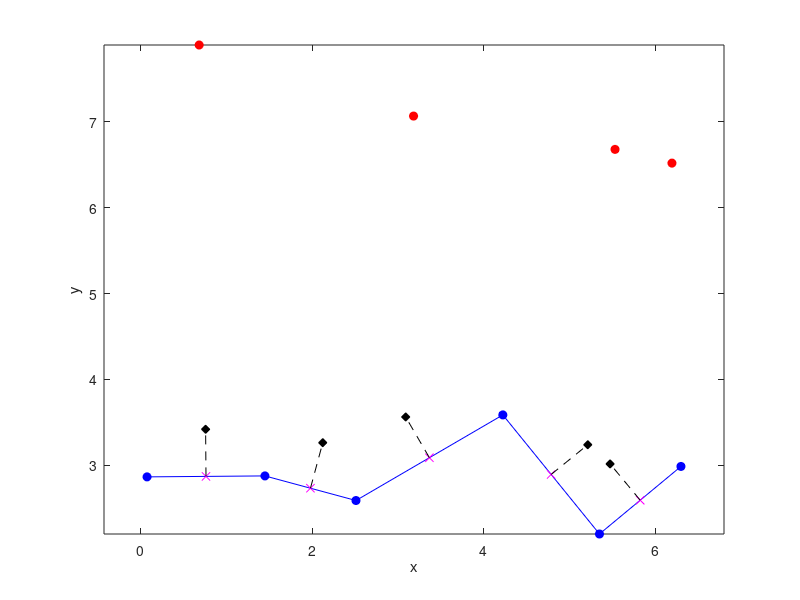

Write MATLAB code to recreate this figure. (Note: this script raises an error after producing the figure.)
clc;
close all;

showFig = true;
numLamps = 4;
numPatches = 5;
maxPwr = 1;
desiredillum = 0.01;

% Code for random generation
% rng(20222);
% lampPos = repmat([0.5 6], numLamps, 1) + 3*rand(numLamps, 2);
% lampPos(1:end, 1) = cumsum(lampPos(:, 1));
% patchPos = repmat([0 2], numPatches+1, 1) + 2*rand(numPatches+1, 2);
% patchPos(1:end, 1) = cumsum(patchPos(:, 1));
% lampPos(:, 1) = lampPos(:, 1) + patchPos(1, 1);

lampPos = [0.6838 7.8976; 3.1835 7.0690; 5.5327 6.6806; 6.1963 6.5203];
patchPos = [0.0762 2.8621; 1.4506 2.8733; 2.5122 2.5864; 4.2246 3.5846; 5.3512 2.1960; 6.3013 2.9838];

lampPos = complex(lampPos(:,1), lampPos(:,2));
patchPos = complex(patchPos(:,1), patchPos(:,2));
patchCenter = (patchPos(1:end-1) + patchPos(2:end))/2;
patchNorm = patchPos(2:end) - patchPos(1:end-1);
minPatchLength = min(abs(patchNorm))/2;
for p = 1:length(patchNorm)
    n = null([real(patchNorm(p)) imag(patchNorm(p))]);
    patchNorm(p) = minPatchLength*complex(n(1), n(2));
end

if showFig == true
    plot(lampPos, 'ro', 'MarkerFaceColor', 'auto');
    hold on;
    plot(patchPos, 'bo-', 'MarkerFaceColor', 'auto');
    plot(patchCenter, 'mx', 'MarkerFaceColor', 'auto');
    plot(patchNorm + patchCenter, 'kd', 'MarkerFaceColor', 'auto');
    for i=1:length(patchCenter),
        plot([patchCenter(i) patchNorm(i) + patchCenter(i)], 'k--', 'MarkerFaceColor', 'auto');
    end
    axis equal;
end
ylabel('y');
xlabel('x');

radDist = zeros(length(patchCenter), length(lampPos));
angShift = zeros(length(patchCenter), length(lampPos));
for i = 1:length(patchCenter)
    for j = 1:length(lampPos)
        radDist(i, j) = abs(patchCenter(i) - lampPos(j));
        angShift(i, j) = angle(lampPos(j)-patchCenter(i))-angle(patchNorm(i));
    end
end

illumCoeff = radDist.^(-2).*max(cos(angShift), 0);

[illumValuesOpt, pwrValuesOpt, costValueOpt] = solveOpt(illumCoeff, desiredillum, maxPwr);
[illumValuesUniform, pwrValuesUniform, costValueUniform] = solveUniform(illumCoeff, desiredillum, maxPwr);
[illumValuesLS, pwrValuesLS, costValueLS] = solveLS(illumCoeff, desiredillum, maxPwr);
[illumValuesLP, pwrValuesLP, costValueLP, tLP] = solveLP(illumCoeff, desiredillum, maxPwr);
[illumValuesWLS, pwrValuesWLS, costValueWLS] = solveWLS(illumCoeff, desiredillum, maxPwr);
